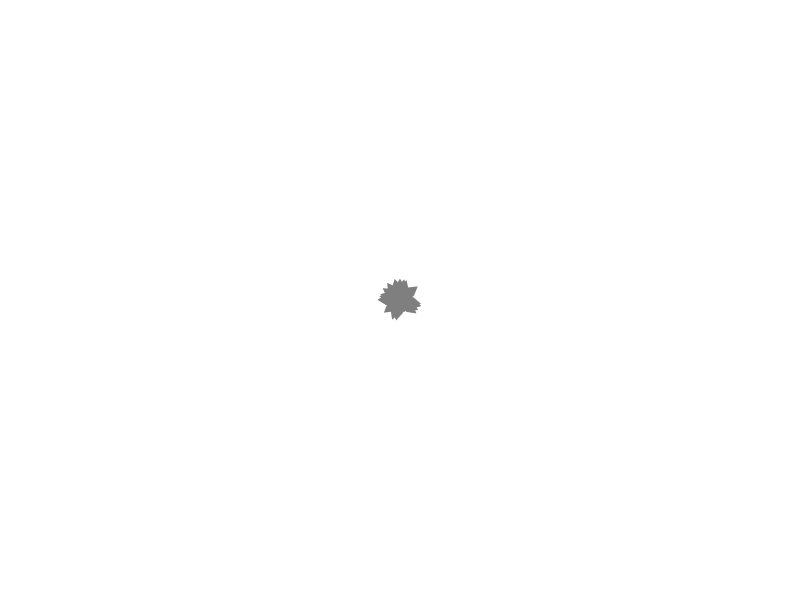
Frame 1 (no input)
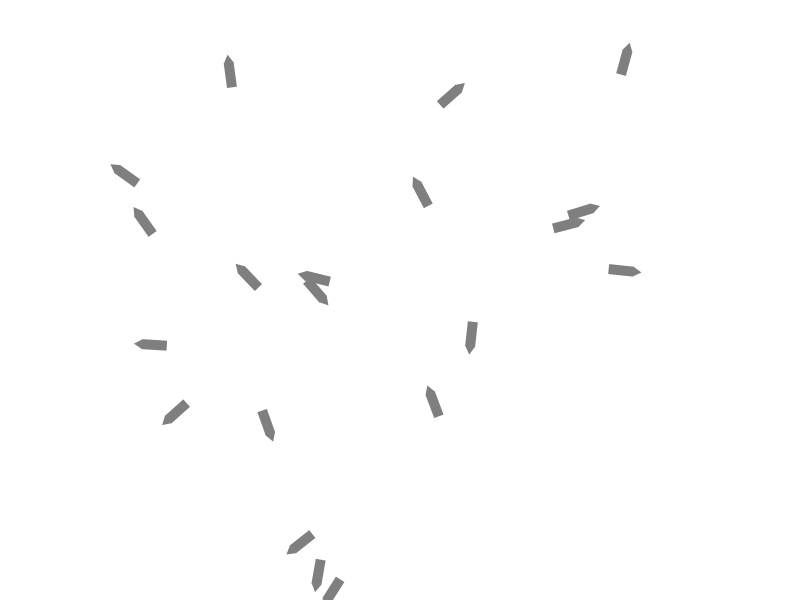
Frame 60 (the mouse pressed at the canvas centre just before this capture)
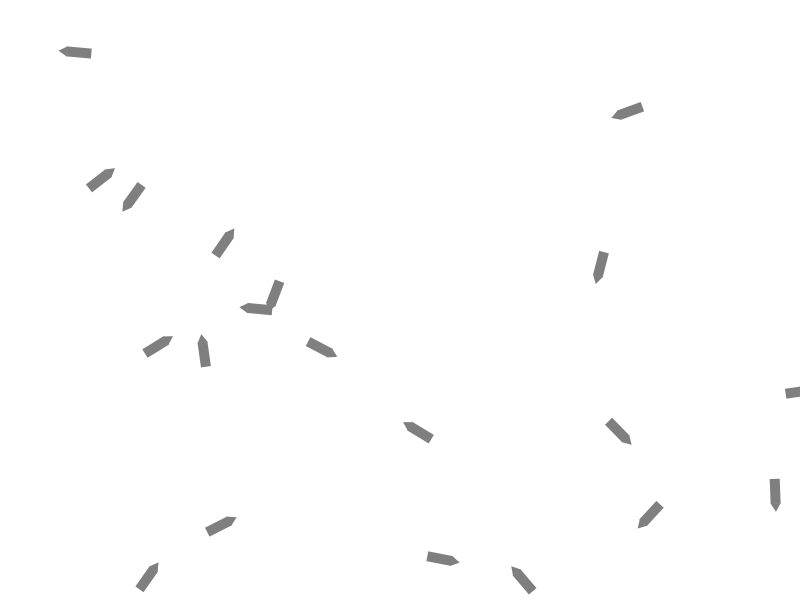
Frame 120 (the mouse held since frame 60 and released just before this capture)

The Processing sketch that drew these frames (run headless with seeded random() and noise(); from frame 60 on, the mouse is pressed at the canvas centre):

// Processing sketch: movers_with_direction
// ── movers_with_direction.pde
Mover[] movers = new Mover[20];

void setup() {
  size(800, 600);
  for (int i = 0; i < movers.length; i++) { 
    movers[i] = new Mover();
  }
}

void draw() {
  background(255);
  for (int i = 0; i < movers.length; i++) { 
    movers[i].update();
    movers[i].checkEdges();
    movers[i].display();
  }
}  
// ── mover.pde
class Mover {

  PVector location;
  PVector velocity;
  PVector acceleration;
  float topspeed;

  Mover() {
    location = new PVector(width/2, height/2);
    velocity = new PVector(0, 0);
    topspeed = 7;
  }

  void update() {
    acceleration = PVector.random2D();
    acceleration.mult(random(2));
    velocity.add(acceleration);
    velocity.limit(topspeed);
    location.add(velocity);
  }

  void display() {
    stroke(0);
    strokeWeight(2);
    fill(127);
    float theta = velocity.heading2D();
    pushMatrix();
    translate(location.x, location.y);
    rotate(theta);
    rectMode(CENTER);
    noStroke();
    rect(0, 0, 25, 10);
    triangle(20.5, 0, 12, -5, 12, 5);
    popMatrix();
  }

  void checkEdges() {

    if (location.x > width) {
      location.x = 0;
    } else if (location.x < 0) {
      location.x = width;
    }

    if (location.y > height) {
      location.y = 0;
    } else if (location.y < 0) {
      location.y = height;
    }
  }
}
